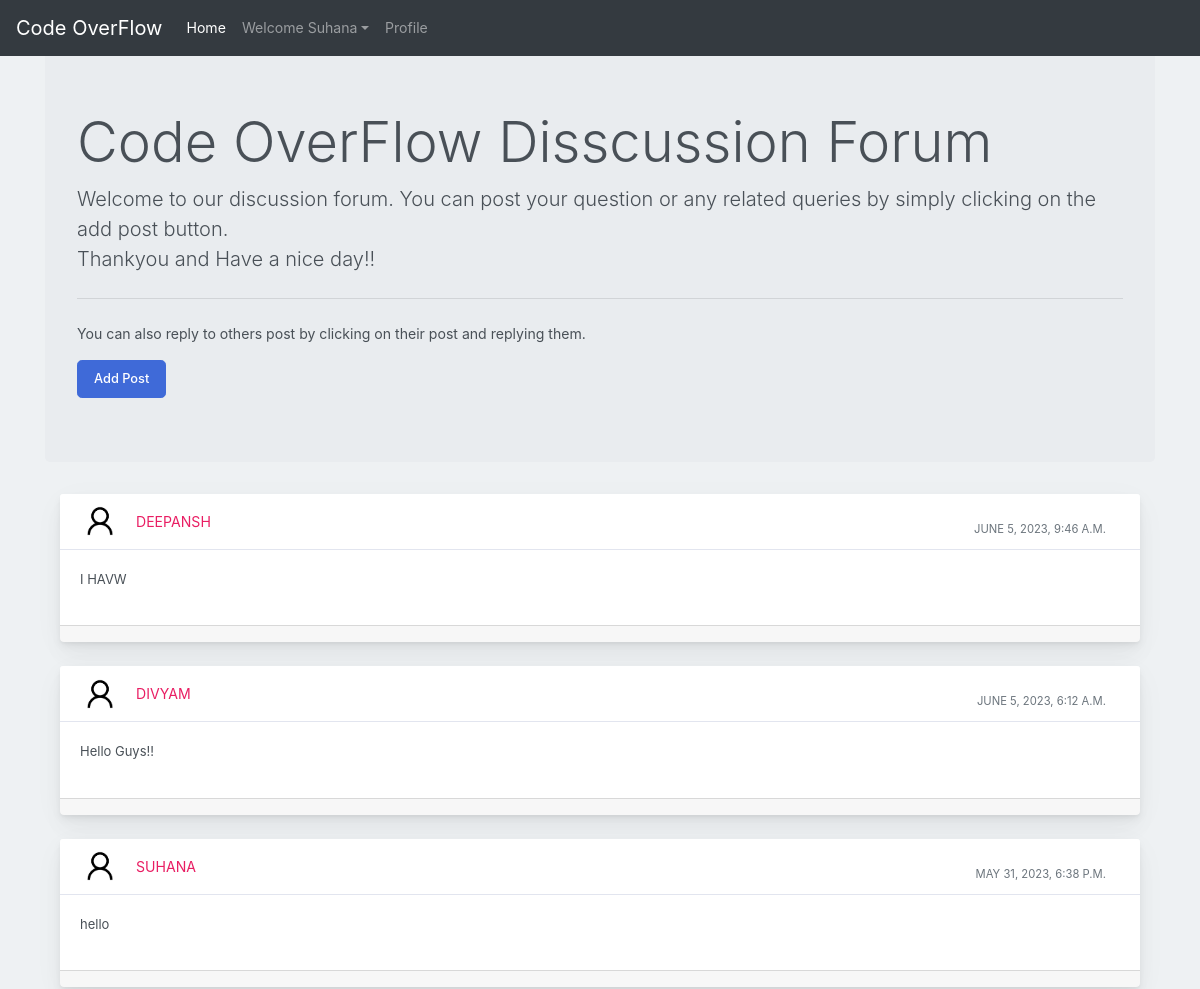
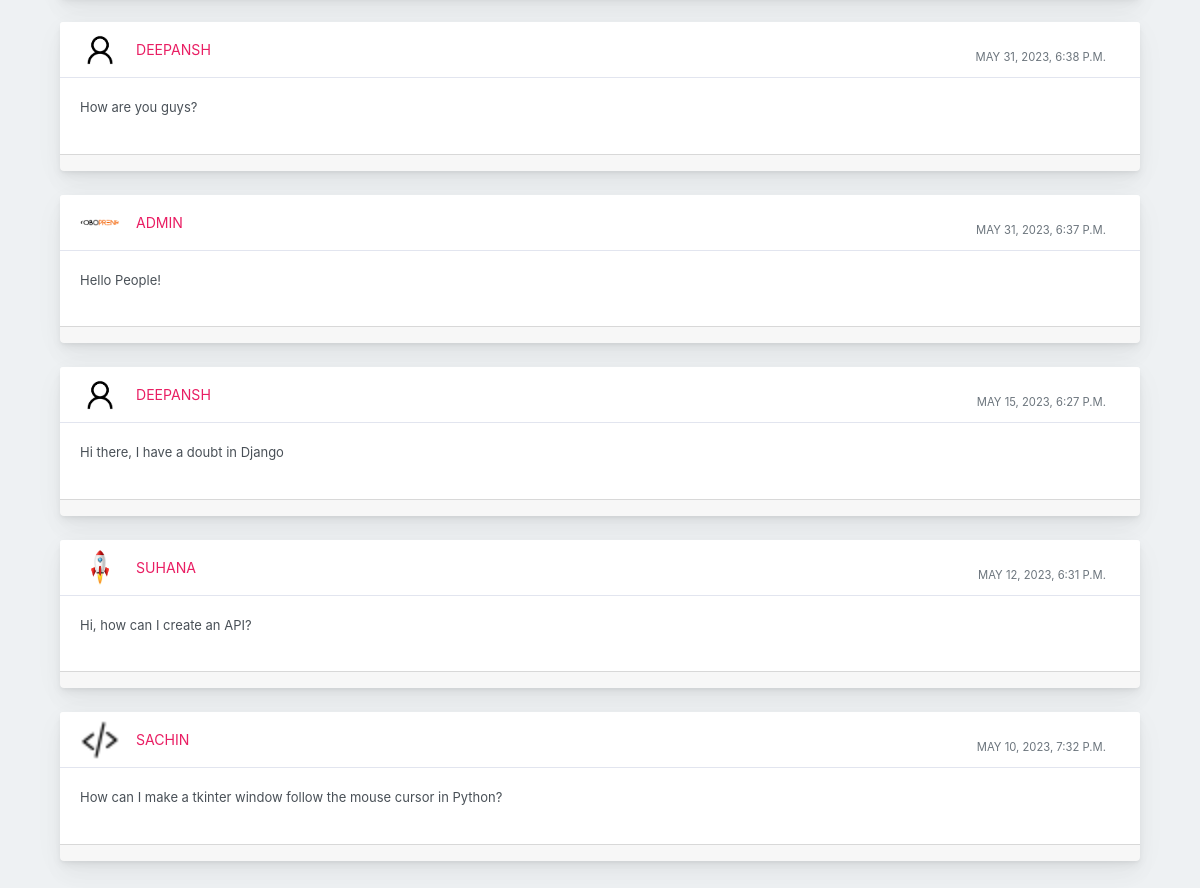
/ (signed in), run on the app's committed database (2 pictures, top to bottom).
### profile_of_user/models.py (models this page shows)
class Post(models.Model):
    user1 = models.ForeignKey(User, on_delete=models.CASCADE, default=1)
    post_id = models.AutoField
    post_content = models.CharField(max_length=5000)
    timestamp= models.DateTimeField(default=now)
    image = models.ImageField(upload_to="images",default="")

### profile_of_user/views.py (the view, shortened to what this page needs)
# urls.py: path("", views.forum, name="Forum"),
def forum(request):
    profile = Profile.objects.all()
    posts = Post.objects.filter().order_by('-timestamp')
    return render(request, "forum.html", {'posts':posts})

### profile_of_user/templates/forum.html (shortened to what this page needs)
{% extends 'basic.html' %}
{% block homeactive %} active {% endblock homeactive %}
{% block body %}
{% load static %}
<div class="container my-4">
<div class="jumbotron">
    <h1 class="display-4">Code OverFlow Disscussion Forum</h1>
    <p class="lead">Welcome to our discussion forum. You can post your question or any related queries by simply clicking on the add post button. <br> Thankyou and Have a nice day!!</p>
    <hr class="my-4">
    <p>You can also reply to others post by clicking on their post and replying them.</p>
      <button class="btn btn-primary btn-lg" data-target="#questions" data-toggle="modal" role="button">Add Post</button>
    </div>
    {% for post in posts %}
    <div class="container-fluid mt-10">
      <div class="row">
          <div class="col-md-12">
              <div class="card mb-4">
                  <div class="card-header">
                      <div class="media flex-wrap w-100 align-items-center"> <img src="/media/{{post.image}}"
                              class="d-block ui-w-40 rounded-circle" alt="">
                          <div class="media-body ml-3"> <a href="/discussion/{{post.id}}" data-abc="true">{{post.user1}}</a>
                          </div>
                          <div class="text-muted small ml-3">
                            <div class="px-4 pt-3">{{post.timestamp}} </div>
                          </div>
                      </div>
                  </div>
                  <div class="card-body">
                      <p>{{post.post_content}}</p>
                  </div>
                  <div class="card-footer d-flex flex-wrap justify-content-between align-items-center px-0 pt-0 pb-3">
                  </div>
              </div>
          </div>
      </div>
  </div>
  {% endfor %}
</div>
    {% endblock %}

### profile_of_user/templates/basic.html (shortened to what this page needs)
<!doctype html>
<html lang="en">
  <head>
    <link rel="stylesheet" href="https://stackpath.bootstrapcdn.com/bootstrap/4.2.1/css/bootstrap.min.css">
  </head>
  <body>
    <nav class="navbar navbar-expand-lg navbar-dark bg-dark fixed-top">
  <a class="navbar-brand" href="/">Code OverFlow</a>
  <div class="collapse navbar-collapse" id="navbarSupportedContent">
    <ul class="navbar-nav mr-auto">
      <li class="nav-item {% block homeactive %} {% endblock homeactive %} ">
        <a class="nav-link" href="/">Home </a>
      </li>
      {% if user.is_authenticated %}
<ul class="navbar-nav mr-2">
<li class="nav-item dropdown">
<a class="nav-link dropdown-toggle" href='#' id="navbarDropdown" role="button" data-toggle="dropdown"> Welcome {{request.user}}</a>
<div class="dropdown-menu" aria-labelledby="navbarDropdown">
      <li class="nav-item {% block profileactive %} {% endblock profileactive %}">
        <a class="nav-link" href="/myprofile">Profile</a>
      </li>
        </div>
      </li>
      {% endif %}
    </ul>
  </div>
</nav>
<br>
</body>
{% block body %} {% endblock %}
</html>

### data on the page
Post: image (placeholder picture), user1 "DEEPANSH", timestamp "JUNE 5, 2023, 9:46 A.M.", post_content "I HAVW"
Post: image (placeholder picture), user1 "DIVYAM", timestamp "JUNE 5, 2023, 6:12 A.M.", post_content "Hello Guys!!"
Post: image (placeholder picture), user1 "SUHANA", timestamp "MAY 31, 2023, 6:38 P.M.", post_content "hello"
Post: image (placeholder picture), user1 "DEEPANSH", timestamp "MAY 31, 2023, 6:38 P.M.", post_content "How are you guys?"
Post: image (picture), user1 "ADMIN", timestamp "MAY 31, 2023, 6:37 P.M.", post_content "Hello People!"
Post: image (placeholder picture), user1 "DEEPANSH", timestamp "MAY 15, 2023, 6:27 P.M.", post_content "Hi there, I have a doubt in Django"
Post: image (picture), user1 "SUHANA", timestamp "MAY 12, 2023, 6:31 P.M.", post_content "Hi, how can I create an API?"
Post: image (picture), user1 "SACHIN", timestamp "MAY 10, 2023, 7:32 P.M.", post_content "How can I make a tkinter window follow the mouse cursor in Python?"

### other printed values
{{ request.user }} "Suhana"
